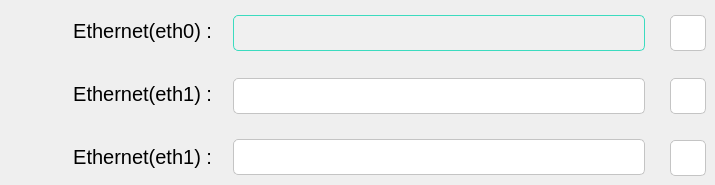
      <widget class="QWidget" name="three">
       <widget class="QPushButton" name="en2Select">
        <property name="geometry">
         <rect>
          <x>670</x>
          <y>140</y>
          <width>36</width>
          <height>36</height>
         </rect>
        </property>
        <property name="cursor">
         <cursorShape>PointingHandCursor</cursorShape>
        </property>
        <property name="styleSheet">
         <string notr="true">border:1px solid #c4c4c4;border-radius: 5px;background-color:white;color:white;</string>
        </property>
        <property name="text">
         <string/>
        </property>
       </widget>
       <widget class="QPushButton" name="en0Select">
        <property name="geometry">
         <rect>
          <x>670</x>
          <y>15</y>
          <width>36</width>
          <height>36</height>
         </rect>
        </property>
        <property name="cursor">
         <cursorShape>PointingHandCursor</cursorShape>
        </property>
        <property name="styleSheet">
         <string notr="true">border:1px solid #c4c4c4;border-radius: 5px;background-color:white;color:white;</string>
        </property>
        <property name="text">
         <string/>
        </property>
        <property name="flat">
         <bool>false</bool>
        </property>
       </widget>
       <widget class="QPushButton" name="en1Select">
        <property name="geometry">
         <rect>
          <x>670</x>
          <y>78</y>
          <width>36</width>
          <height>36</height>
         </rect>
        </property>
        <property name="cursor">
         <cursorShape>PointingHandCursor</cursorShape>
        </property>
        <property name="styleSheet">
         <string notr="true">border:1px solid #c4c4c4;border-radius: 5px;background-color:white;color:white;</string>
        </property>
        <property name="text">
         <string/>
        </property>
       </widget>
       <widget class="QLineEdit" name="en0IP">
        <property name="enabled">
         <bool>false</bool>
        </property>
        <property name="geometry">
         <rect>
          <x>233</x>
          <y>15</y>
          <width>412</width>
          <height>36</height>
         </rect>
        </property>
        <property name="font">
         <font>
          <pointsize>12</pointsize>
         </font>
        </property>
        <property name="styleSheet">
         <string notr="true">background-color:#f0f0f0;border:1px solid #3bdbbf;border-radius: 5px;color:black;</string>
        </property>
       </widget>
       <widget class="QLineEdit" name="en1IP">
        <property name="enabled">
         <bool>false</bool>
        </property>
        <property name="geometry">
         <rect>
          <x>233</x>
          <y>78</y>
          <width>412</width>
          <height>36</height>
         </rect>
        </property>
        <property name="font">
         <font>
          <pointsize>12</pointsize>
         </font>
        </property>
        <property name="styleSheet">
         <string notr="true">border:1px solid #c4c4c4;border-radius: 5px;background-color:white;color:black;</string>
        </property>
       </widget>
       <widget class="QLineEdit" name="en2IP">
        <property name="enabled">
         <bool>false</bool>
        </property>
        <property name="geometry">
         <rect>
          <x>233</x>
          <y>139</y>
          <width>412</width>
          <height>36</height>
         </rect>
        </property>
        <property name="font">
         <font>
          <pointsize>12</pointsize>
         </font>
        </property>
        <property name="styleSheet">
         <string notr="true">border:1px solid #c4c4c4;border-radius: 5px;background-color:white;color:black;</string>
        </property>
       </widget>
       <widget class="QLabel" name="en1Label">
        <property name="geometry">
         <rect>
          <x>32</x>
          <y>78</y>
          <width>180</width>
          <height>32</height>
         </rect>
        </property>
        <property name="font">
         <font>
          <pointsize>15</pointsize>
         </font>
        </property>
        <property name="text">
         <string>Ethernet(eth1) :</string>
        </property>
        <property name="alignment">
         <set>Qt::AlignRight|Qt::AlignTrailing|Qt::AlignVCenter</set>
        </property>
       </widget>
       <widget class="QLabel" name="en2Label">
        <property name="geometry">
         <rect>
          <x>32</x>
          <y>141</y>
          <width>180</width>
          <height>32</height>
         </rect>
        </property>
        <property name="font">
         <font>
          <pointsize>15</pointsize>
         </font>
        </property>
        <property name="text">
         <string>Ethernet(eth1) :</string>
        </property>
        <property name="alignment">
         <set>Qt::AlignRight|Qt::AlignTrailing|Qt::AlignVCenter</set>
        </property>
       </widget>
       <widget class="QLabel" name="en0Label">
        <property name="geometry">
         <rect>
          <x>32</x>
          <y>15</y>
          <width>180</width>
          <height>32</height>
         </rect>
        </property>
        <property name="font">
         <font>
          <pointsize>15</pointsize>
         </font>
        </property>
        <property name="text">
         <string>Ethernet(eth0) :</string>
        </property>
        <property name="alignment">
         <set>Qt::AlignRight|Qt::AlignTrailing|Qt::AlignVCenter</set>
        </property>
       </widget>
      </widget>
